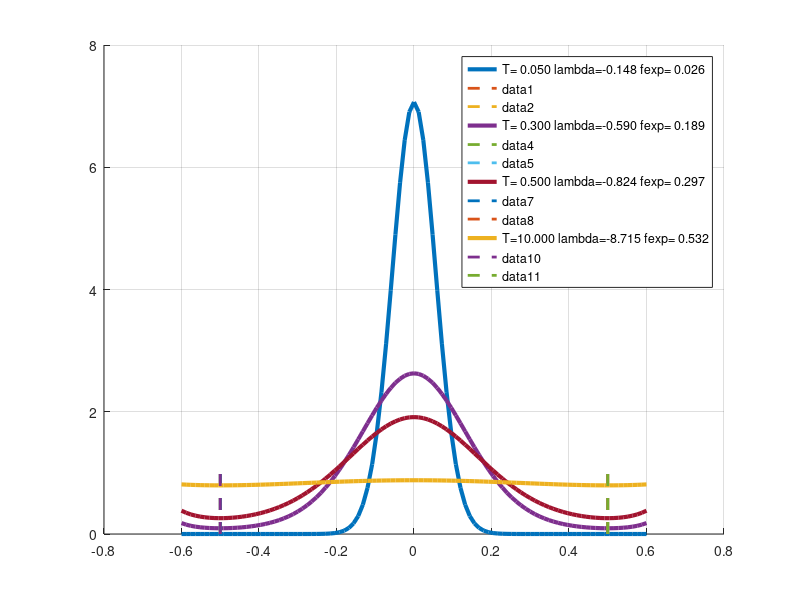

The MATLAB script that drew this image:
function dblpeaks

h = figure ;
grid on ;
%V =-[0.01/2, 0.1, 0.3, 0.5, 1, 3, 5, 10]';
V = [0.05, 0.3, 0.5, 10]';

 for i = 1:size(V)
  T = V(i) ;
  z = quad(@(x)g(x,T), -0.6, 0.6) ;
  lambda = T * ( log(z) - 1) ;
  Intpx = quad(@(x)p(x, lambda, T), -0.6, 0.6) ;
  fexp = quad(@(x)pf(x, lambda, T), -0.6, 0.6) ;
  A(i,:) = [T, lambda, fexp, Intpx]; 

  xx = [-0.6:(1.2/100):0.6];
  yy = p(xx, lambda, T);
  hold on; 
  str = sprintf(";T=%6.3f lambda=%6.3f fexp=%6.3f;", T, lambda, fexp);
  plot(xx,yy,str, "linewidth", 3);
  plot([-0.5, -0.5],[0, 1], "--", "linewidth", 2);
  plot([0.5, 0.5],[0, 1], "--", "linewidth", 2);
 end
 printf("T\tlambda\tfExp\tIntp(x)\n");
A

end

function ans = f(x)  #The function to max/min
    ans = 8 * (1 - 2 * x .* x) .* x .* x ;
end

function ans = g(x, T)
   ans = exp ( - f(x) / T ) ;
end

function ans = p(x, lambda, T)  # The probability dis
   z = 1 + (lambda/T) + f(x)/T ;
   ans = exp (-z) ; 
end

function ans = pf(x, lambda, T) # function to g6.1et expected value
    ans = p(x, lambda, T) * f(x) ;
end

